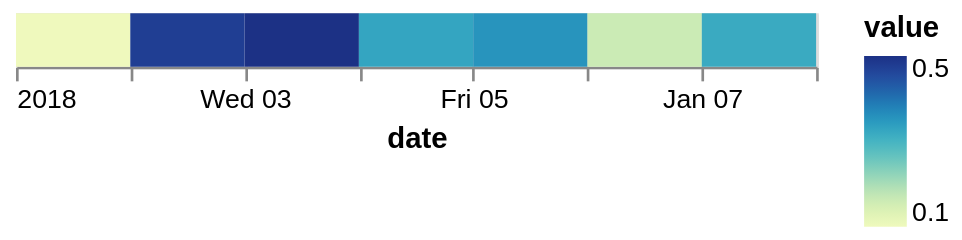

This figure's Vega-Lite source:
### Vega-Lite specification from a JSON file in a GitHub repository (floating-point values rounded to 4 significant figures)
{"$schema": "https://vega.github.io/schema/vega-lite/v2.json", "description": "Tooltip issue", "data": {"values": [{"date": "2018-01-01", "interval_start_utc": "2018-01-01T00:00:00Z", "interval_end_utc": "2018-01-02T00:00:00Z", "value": 0.0932}, {"date": "2018-01-02", "interval_start_utc": "2018-01-02T00:00:00Z", "interval_end_utc": "2018-01-03T00:00:00Z", "value": 0.4407}, {"date": "2018-01-03", "interval_start_utc": "2018-01-03T00:00:00Z", "interval_end_utc": "2018-01-04T00:00:00Z", "value": 0.4625}, {"date": "2018-01-04", "interval_start_utc": "2018-01-04T00:00:00Z", "interval_end_utc": "2018-01-05T00:00:00Z", "value": 0.3028}, {"date": "2018-01-05", "interval_start_utc": "2018-01-05T00:00:00Z", "interval_end_utc": "2018-01-06T00:00:00Z", "value": 0.3285}, {"date": "2018-01-06", "interval_start_utc": "2018-01-06T00:00:00Z", "interval_end_utc": "2018-01-07T00:00:00Z", "value": 0.15}, {"date": "2018-01-07", "interval_start_utc": "2018-01-07T00:00:00Z", "interval_end_utc": "2018-01-08T00:00:00Z", "value": 0.2946}]}, "mark": "rect", "encoding": {"x": {"field": "interval_start_utc", "scale": {"type": "utc"}, "title": "date", "type": "temporal"}, "x2": {"field": "interval_end_utc", "type": "temporal"}, "color": {"field": "value", "type": "quantitative"}, "tooltip": [{"field": "date", "type": "temporal", "format": "%Y-%m-%d"}, {"field": "value", "type": "quantitative"}]}}
